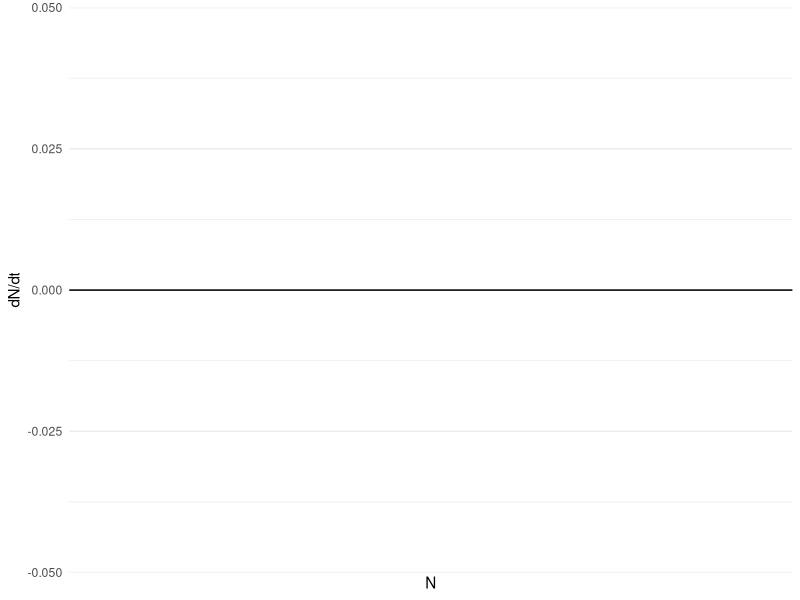
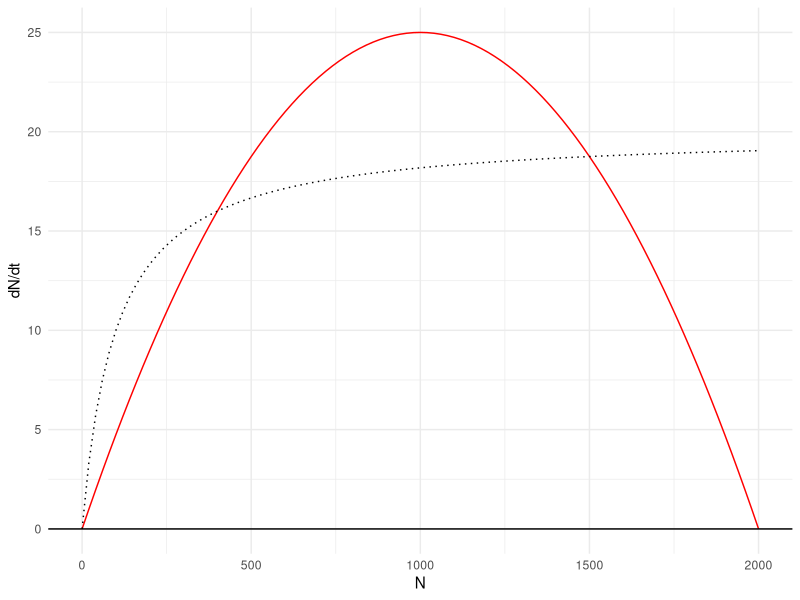
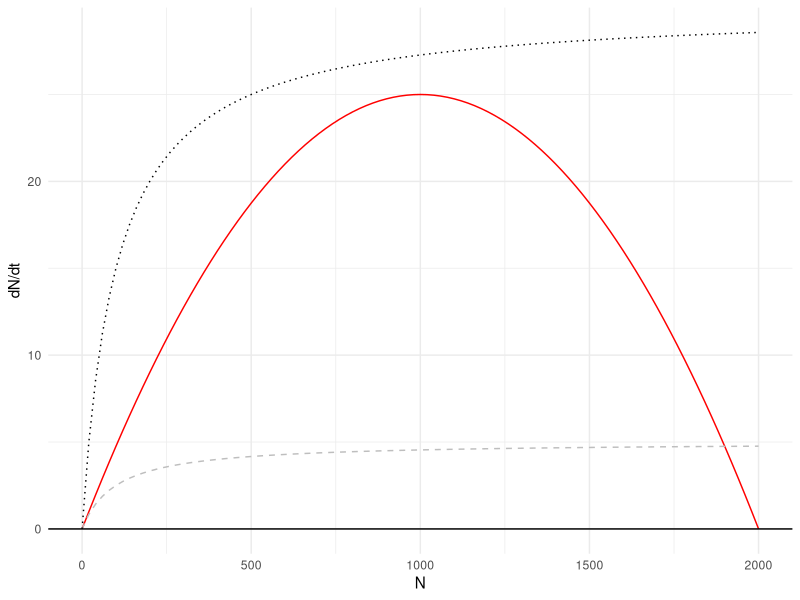
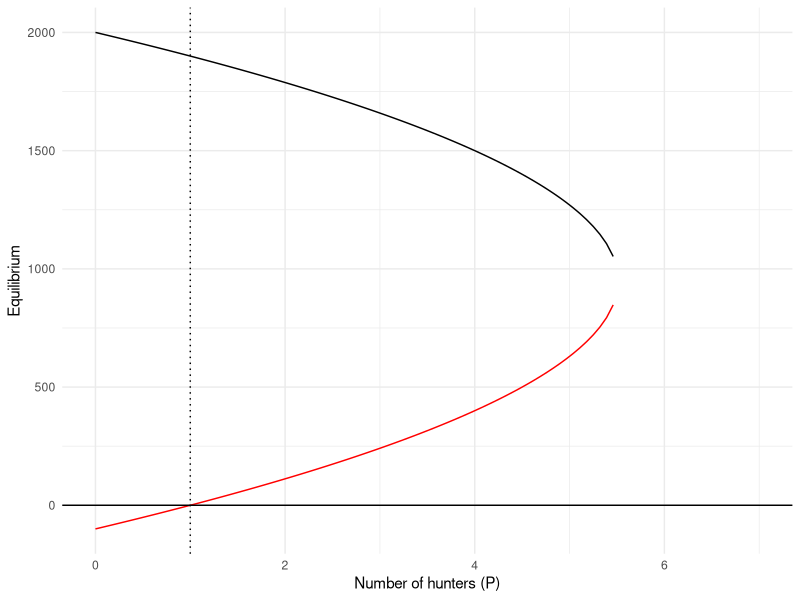

Recreate these plots in R, in order.
## ---- chunk 1
knitr::opts_chunk$set(echo = TRUE,
                      warning = FALSE,
                      message = FALSE)

library(tidyverse)
library(Deriv)
library(RColorBrewer)

## ---- chunk 2

#define parameters

r <- 0.05
K <- 2000
P <- 4
a <- 0.05 
h <- 0.2

#write out function
f = function(N){
  r * N * (1 - (N/K)) - P * ((a*N)/(1 + a*h*N))
}

growth_plot <- ggplot(data.frame(N = 0:2000), aes(x = N)) + 
  stat_function(fun = "f", color = "red") +
  geom_hline(yintercept = 0) +
  ylab("dN/dt") + 
  theme_minimal()

growth_plot

## ---- chunk 3

#what is the derivative of the model equation? gives you the slope (just to double check my calculations)
dFN <- Deriv(f)

Simplify(dFN)
## ---- chunk 4

f_growth = function(N) {
  r * N * (1 -(N/K))
  }

f_hunt = function(N, P = 4){
  P * (a*N/(1 + a*h*N))
}

separate_plot <- ggplot(data.frame(N = 0:2000), aes(x = N))+ 
  stat_function(fun = f_growth, color = "red") +
  stat_function(fun = f_hunt, linetype = "dotted")+
  geom_hline(yintercept = 0) +
  ylab("dN/dt")+
  theme_minimal()

  
separate_plot

## ---- chunk 5



separate_plot <- ggplot(data.frame(N = 0:2000), aes(x = N))+ 
  stat_function(fun = f_growth, color = "red") +
  stat_function(fun = f_hunt, args = list(P = 1), color = "gray", linetype = "dashed")+
  stat_function(fun = f_hunt, args = list(P = 6), linetype = "dotted")+
  geom_hline(yintercept = 0) +
  ylab("dN/dt")+
  theme_minimal()

separate_plot



## ---- chunk 6

d <- 1/(a*h)

f_eq_1 <- function(P){
  x = (K- d)^2 + ((4*K*d)/r)*(r - a*P)
  .5 * ((K - d) - (x)^.5)
}


f_eq_2 <- function(P){
  .5 * ((K - d) + ((K-d)^2 + ((4*K*d)/r)*(r - a*P))^.5)
}
 #########################



ggplot(data.frame(P = 0:7), aes(x = P))+ 
  stat_function(fun = f_eq_1, color = "red") +
  stat_function(fun = f_eq_2, color = "black")+
  geom_hline(yintercept = 0) +
  geom_vline(xintercept = 1, linetype = "dotted")+
  labs( x= "Number of hunters (P)", y = "Equilibrium") + 
  theme_minimal()



